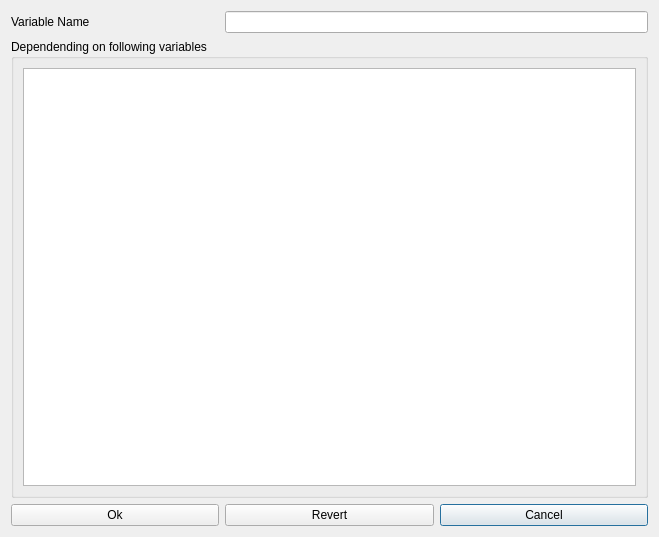
<?xml version="1.0" encoding="UTF-8"?>
<ui version="4.0">
 <class>wndDefineCustomVar</class>
 <widget class="QDialog" name="wndDefineCustomVar">
  <property name="geometry">
   <rect>
    <x>0</x>
    <y>0</y>
    <width>659</width>
    <height>537</height>
   </rect>
  </property>
  <property name="windowTitle">
   <string>Custom Variable</string>
  </property>
  <layout class="QGridLayout" name="gridLayout">
   <item row="2" column="1">
    <widget class="QPushButton" name="btnRevert">
     <property name="text">
      <string>Revert</string>
     </property>
     <property name="icon">
      <iconset theme="edit-clear"/>
     </property>
    </widget>
   </item>
   <item row="0" column="0">
    <widget class="QLabel" name="label">
     <property name="text">
      <string>Variable Name</string>
     </property>
    </widget>
   </item>
   <item row="2" column="0">
    <widget class="QPushButton" name="btnOk">
     <property name="text">
      <string>Ok</string>
     </property>
     <property name="icon">
      <iconset theme="document-save"/>
     </property>
    </widget>
   </item>
   <item row="2" column="2">
    <widget class="QPushButton" name="btnCancel">
     <property name="text">
      <string>Cancel</string>
     </property>
     <property name="icon">
      <iconset theme="document-revert"/>
     </property>
     <property name="default">
      <bool>true</bool>
     </property>
    </widget>
   </item>
   <item row="1" column="0" colspan="3">
    <widget class="QGroupBox" name="groupBox">
     <property name="title">
      <string>Dependending on following variables</string>
     </property>
     <layout class="QFormLayout" name="formLayout_2">
      <item row="0" column="0" colspan="2">
       <widget class="QTableWidget" name="tableDependencies"/>
      </item>
     </layout>
    </widget>
   </item>
   <item row="0" column="1" colspan="2">
    <widget class="QLineEdit" name="lineEdit">
     <property name="readOnly">
      <bool>true</bool>
     </property>
    </widget>
   </item>
  </layout>
 </widget>
 <resources/>
 <connections/>
</ui>
